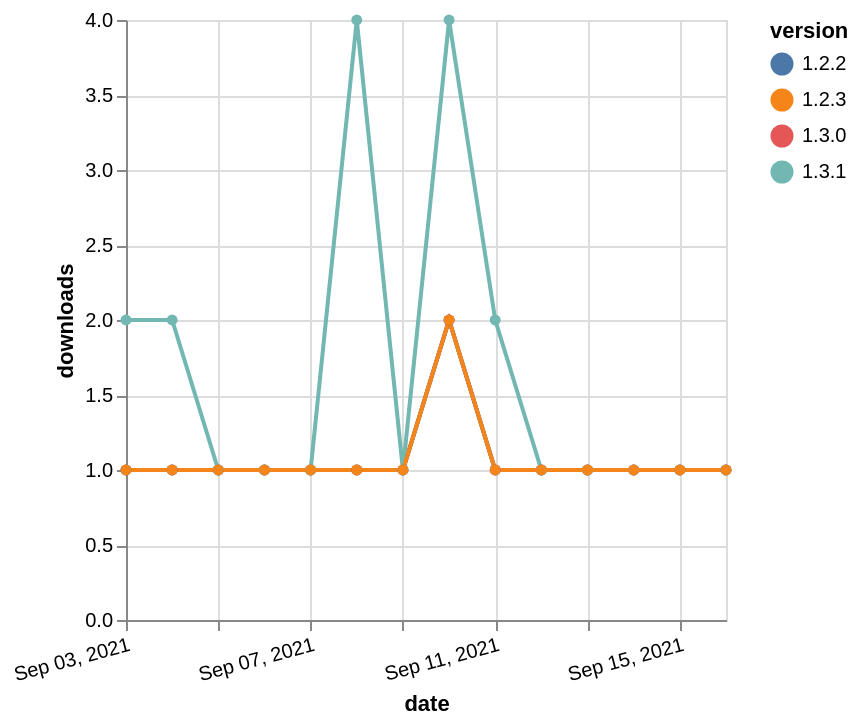

Here is the Vega-Lite specification saved for this chart:
### Vega-Lite specification from a JSON file in a GitHub repository (floating-point values rounded to 4 significant figures)
{"$schema": "https://vega.github.io/schema/vega-lite/v5.json", "description": "A simple bar chart with embedded data.", "data": {"values": [{"date": "2021-09-03", "total": 170, "delta": 1, "version": "1.3.0"}, {"date": "2021-09-04", "total": 171, "delta": 1, "version": "1.3.0"}, {"date": "2021-09-05", "total": 172, "delta": 1, "version": "1.3.0"}, {"date": "2021-09-06", "total": 173, "delta": 1, "version": "1.3.0"}, {"date": "2021-09-07", "total": 174, "delta": 1, "version": "1.3.0"}, {"date": "2021-09-08", "total": 175, "delta": 1, "version": "1.3.0"}, {"date": "2021-09-09", "total": 176, "delta": 1, "version": "1.3.0"}, {"date": "2021-09-10", "total": 178, "delta": 2, "version": "1.3.0"}, {"date": "2021-09-11", "total": 179, "delta": 1, "version": "1.3.0"}, {"date": "2021-09-12", "total": 180, "delta": 1, "version": "1.3.0"}, {"date": "2021-09-13", "total": 181, "delta": 1, "version": "1.3.0"}, {"date": "2021-09-14", "total": 182, "delta": 1, "version": "1.3.0"}, {"date": "2021-09-15", "total": 183, "delta": 1, "version": "1.3.0"}, {"date": "2021-09-16", "total": 184, "delta": 1, "version": "1.3.0"}, {"date": "2021-09-03", "total": 177, "delta": 1, "version": "1.2.2"}, {"date": "2021-09-04", "total": 178, "delta": 1, "version": "1.2.2"}, {"date": "2021-09-05", "total": 179, "delta": 1, "version": "1.2.2"}, {"date": "2021-09-06", "total": 180, "delta": 1, "version": "1.2.2"}, {"date": "2021-09-07", "total": 181, "delta": 1, "version": "1.2.2"}, {"date": "2021-09-08", "total": 182, "delta": 1, "version": "1.2.2"}, {"date": "2021-09-09", "total": 183, "delta": 1, "version": "1.2.2"}, {"date": "2021-09-10", "total": 185, "delta": 2, "version": "1.2.2"}, {"date": "2021-09-11", "total": 186, "delta": 1, "version": "1.2.2"}, {"date": "2021-09-12", "total": 187, "delta": 1, "version": "1.2.2"}, {"date": "2021-09-13", "total": 188, "delta": 1, "version": "1.2.2"}, {"date": "2021-09-14", "total": 189, "delta": 1, "version": "1.2.2"}, {"date": "2021-09-15", "total": 190, "delta": 1, "version": "1.2.2"}, {"date": "2021-09-16", "total": 191, "delta": 1, "version": "1.2.2"}, {"date": "2021-09-03", "total": 338, "delta": 2, "version": "1.3.1"}, {"date": "2021-09-04", "total": 340, "delta": 2, "version": "1.3.1"}, {"date": "2021-09-05", "total": 341, "delta": 1, "version": "1.3.1"}, {"date": "2021-09-06", "total": 342, "delta": 1, "version": "1.3.1"}, {"date": "2021-09-07", "total": 343, "delta": 1, "version": "1.3.1"}, {"date": "2021-09-08", "total": 347, "delta": 4, "version": "1.3.1"}, {"date": "2021-09-09", "total": 348, "delta": 1, "version": "1.3.1"}, {"date": "2021-09-10", "total": 352, "delta": 4, "version": "1.3.1"}, {"date": "2021-09-11", "total": 354, "delta": 2, "version": "1.3.1"}, {"date": "2021-09-12", "total": 355, "delta": 1, "version": "1.3.1"}, {"date": "2021-09-13", "total": 356, "delta": 1, "version": "1.3.1"}, {"date": "2021-09-14", "total": 357, "delta": 1, "version": "1.3.1"}, {"date": "2021-09-15", "total": 358, "delta": 1, "version": "1.3.1"}, {"date": "2021-09-16", "total": 359, "delta": 1, "version": "1.3.1"}, {"date": "2021-09-03", "total": 183, "delta": 1, "version": "1.2.3"}, {"date": "2021-09-04", "total": 184, "delta": 1, "version": "1.2.3"}, {"date": "2021-09-05", "total": 185, "delta": 1, "version": "1.2.3"}, {"date": "2021-09-06", "total": 186, "delta": 1, "version": "1.2.3"}, {"date": "2021-09-07", "total": 187, "delta": 1, "version": "1.2.3"}, {"date": "2021-09-08", "total": 188, "delta": 1, "version": "1.2.3"}, {"date": "2021-09-09", "total": 189, "delta": 1, "version": "1.2.3"}, {"date": "2021-09-10", "total": 191, "delta": 2, "version": "1.2.3"}, {"date": "2021-09-11", "total": 192, "delta": 1, "version": "1.2.3"}, {"date": "2021-09-12", "total": 193, "delta": 1, "version": "1.2.3"}, {"date": "2021-09-13", "total": 194, "delta": 1, "version": "1.2.3"}, {"date": "2021-09-14", "total": 195, "delta": 1, "version": "1.2.3"}, {"date": "2021-09-15", "total": 196, "delta": 1, "version": "1.2.3"}, {"date": "2021-09-16", "total": 197, "delta": 1, "version": "1.2.3"}]}, "width": "container", "mark": {"type": "line", "point": {"filled": true}}, "encoding": {"x": {"field": "date", "type": "temporal", "timeUnit": "yearmonthdate", "title": "date", "axis": {"labelAngle": -15}}, "y": {"field": "delta", "type": "quantitative", "title": "downloads"}, "color": {"field": "version", "type": "nominal"}, "tooltip": {"field": "delta"}}}
